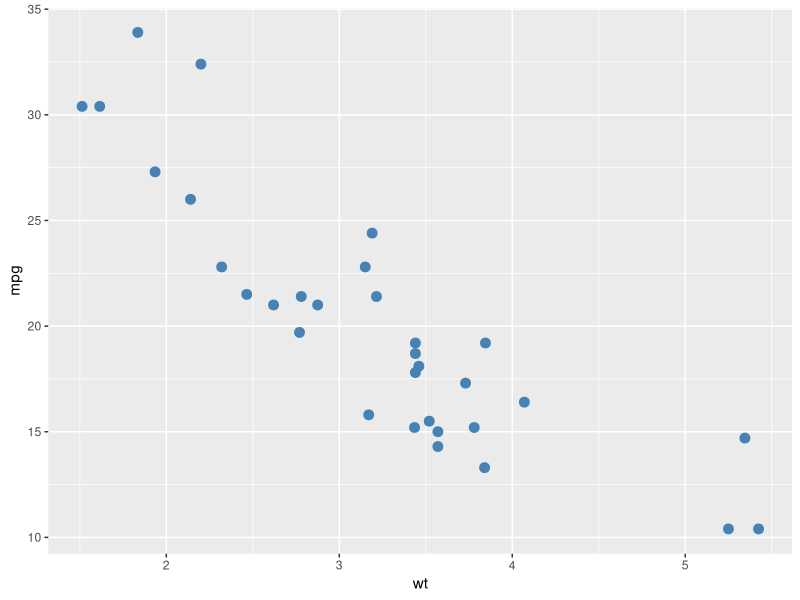
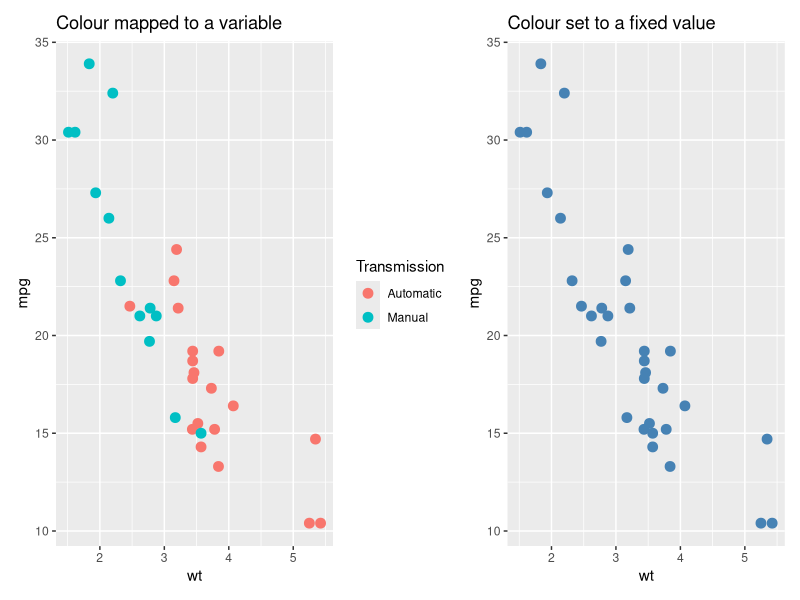
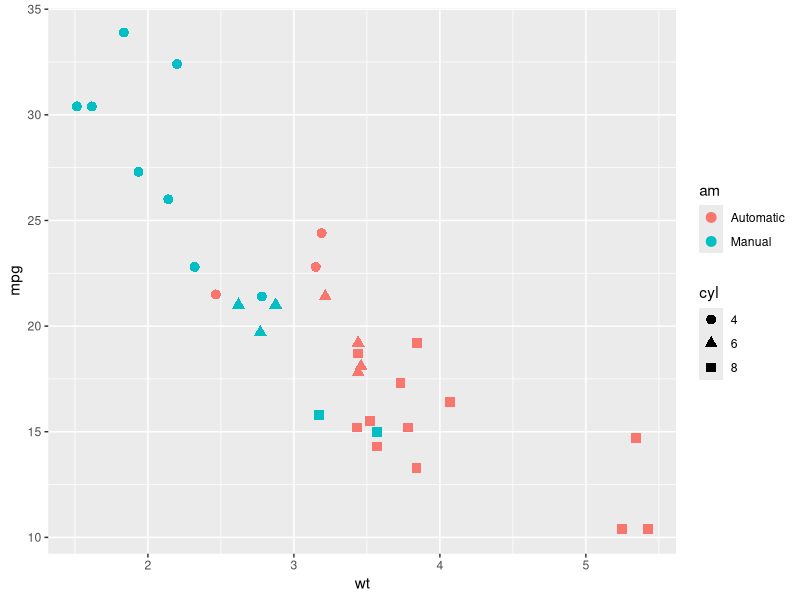
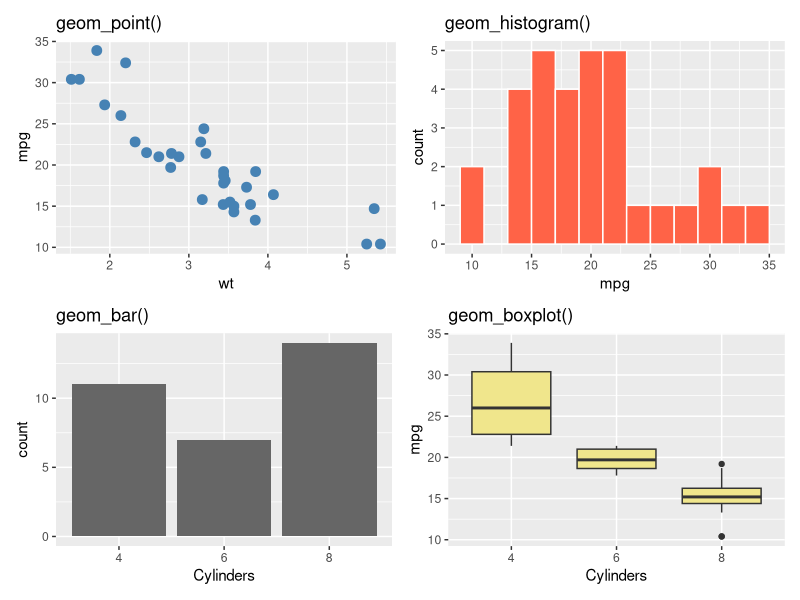
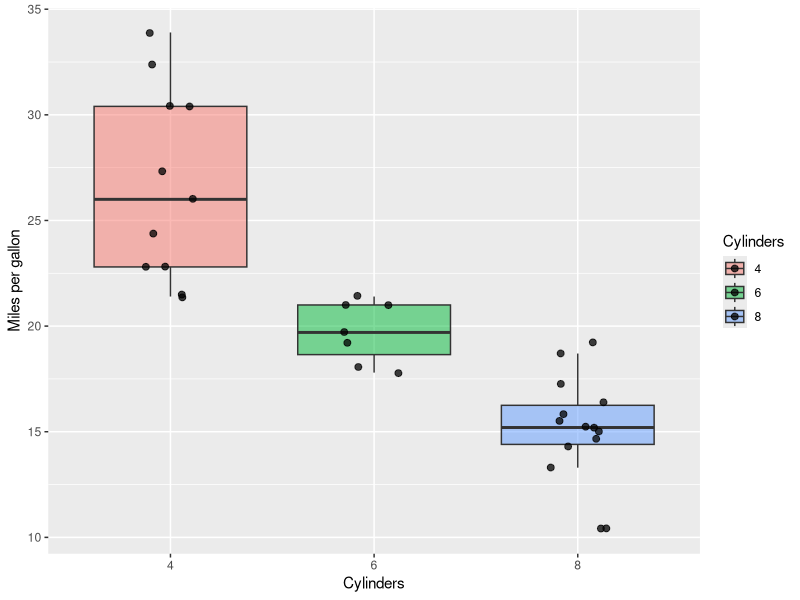
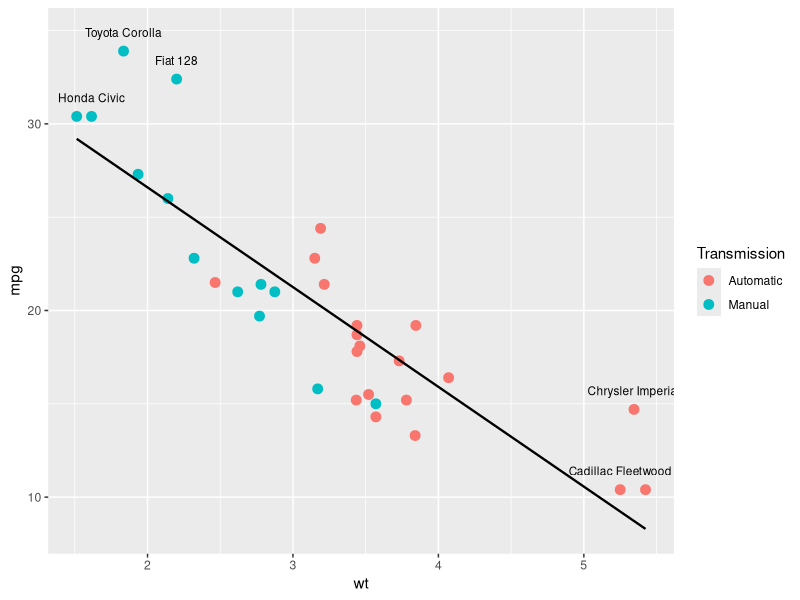
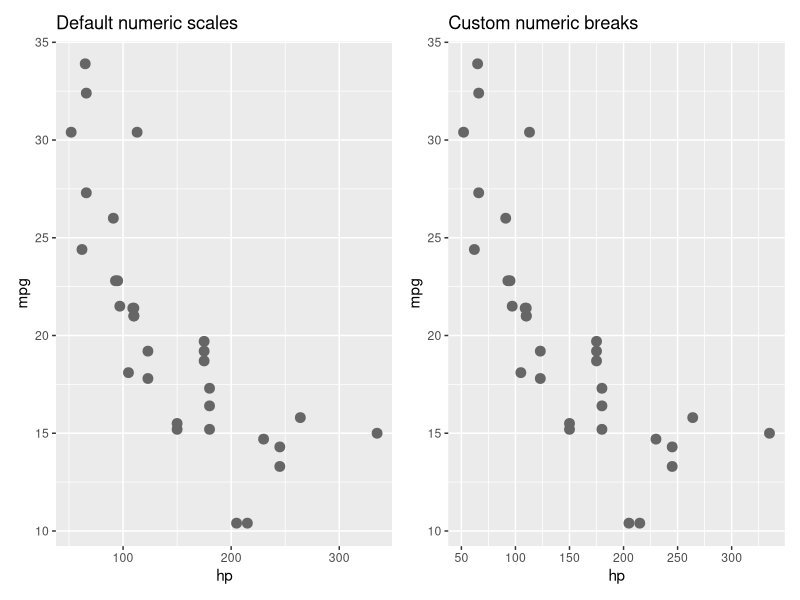
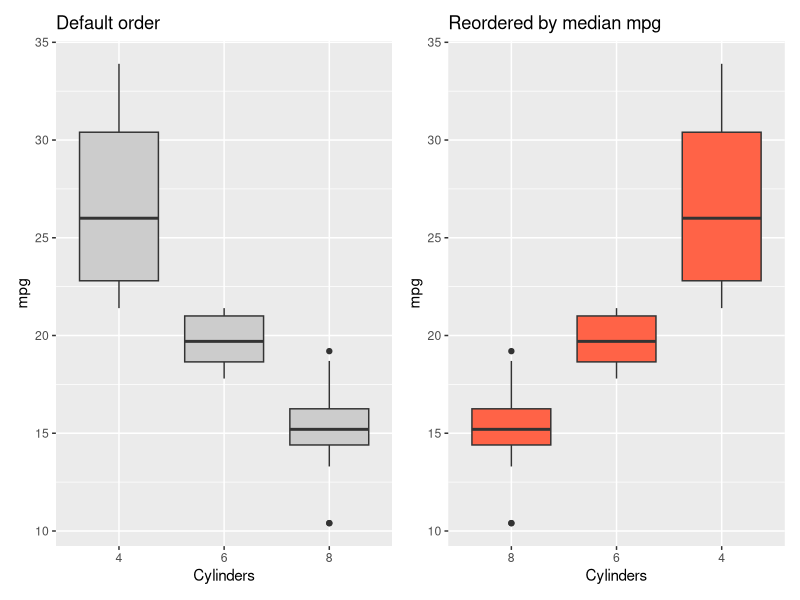

Generate these figures, in order, with R:
## ---- chunk 1
library(knitr)
library(ggplot2)
library(dplyr)
library(patchwork)
library(tibble)

opts_chunk$set(echo = TRUE, message = FALSE, warning = FALSE)

cars <- mtcars %>%
  rownames_to_column(var = "car") %>%
  mutate(
    cyl = factor(cyl),
    gear = factor(gear),
    am = factor(am, levels = c(0, 1), labels = c("Automatic", "Manual"))
  )
## ---- chunk 2
glimpse(cars)
## ---- chunk 3
ggplot(cars, aes(x = wt, y = mpg)) +
  geom_point(size = 3, color = "steelblue")
## ---- chunk 4
mapped_plot <- ggplot(cars, aes(x = wt, y = mpg, color = am)) +
  geom_point(size = 3) +
  labs(title = "Colour mapped to a variable", color = "Transmission")

set_plot <- ggplot(cars, aes(x = wt, y = mpg)) +
  geom_point(size = 3, color = "steelblue") +
  labs(title = "Colour set to a fixed value")

mapped_plot | set_plot
## ---- chunk 5
ggplot(cars, aes(x = wt, y = mpg, color = am, shape = cyl)) +
  geom_point(size = 3)
## ---- chunk 6
# Build the plot here.
## ---- chunk 7
scatter_geom <- ggplot(cars, aes(x = wt, y = mpg)) +
  geom_point(color = "steelblue", size = 3) +
  labs(title = "geom_point()")

hist_geom <- ggplot(cars, aes(x = mpg)) +
  geom_histogram(binwidth = 2, fill = "tomato", color = "white") +
  labs(title = "geom_histogram()")

bar_geom <- ggplot(cars, aes(x = cyl)) +
  geom_bar(fill = "grey40") +
  labs(title = "geom_bar()", x = "Cylinders")

box_geom <- ggplot(cars, aes(x = cyl, y = mpg)) +
  geom_boxplot(fill = "khaki") +
  labs(title = "geom_boxplot()", x = "Cylinders")

(scatter_geom | hist_geom) / (bar_geom | box_geom)
## ---- chunk 8
ggplot(cars, aes(x = cyl, y = mpg, fill = cyl)) +
  geom_boxplot(alpha = 0.5, outlier.shape = NA) +
  geom_jitter(width = 0.15, alpha = 0.75, size = 2) +
  labs(x = "Cylinders", y = "Miles per gallon", fill = "Cylinders")
## ---- chunk 9
ggplot(cars, aes(x = wt, y = mpg)) +
  geom_point(aes(color = am), size = 3) +
  geom_smooth(method = "lm", se = FALSE, color = "black", linewidth = 0.8) +
  geom_text(
    data = cars %>% filter(mpg > 30 | wt > 5),
    aes(label = car),
    check_overlap = TRUE,
    nudge_y = 1,
    size = 3
  ) +
  labs(color = "Transmission")
## ---- chunk 10
# Build the layered plot here.
## ---- chunk 11
numeric_default <- ggplot(cars, aes(x = hp, y = mpg)) +
  geom_point(size = 3, color = "grey40") +
  labs(title = "Default numeric scales")

numeric_scaled <- ggplot(cars, aes(x = hp, y = mpg)) +
  geom_point(size = 3, color = "grey40") +
  scale_x_continuous(breaks = seq(50, 350, by = 50)) +
  scale_y_continuous(breaks = seq(10, 35, by = 5)) +
  labs(title = "Custom numeric breaks")

numeric_default | numeric_scaled
## ---- chunk 12
default_order_plot <- ggplot(cars, aes(x = factor(cyl), y = mpg)) +
  geom_boxplot(fill = "grey80") +
  labs(title = "Default order", x = "Cylinders")

reordered_plot <- ggplot(cars, aes(x = reorder(factor(cyl), mpg, median), y = mpg)) +
  geom_boxplot(fill = "tomato") +
  labs(title = "Reordered by median mpg", x = "Cylinders")

default_order_plot | reordered_plot
## ---- chunk 13
color_scale_plot <- ggplot(cars, aes(x = wt, y = mpg, color = hp)) +
  geom_point(size = 4) +
  scale_color_gradient(low = "skyblue", high = "firebrick") +
  labs(title = "Continuous colour scale", color = "Horsepower")

mean_mpg_by_cyl_gear <- cars %>%
  group_by(cyl, gear) %>%
  summarise(mean_mpg = mean(mpg), .groups = "drop")

fill_scale_plot <- ggplot(mean_mpg_by_cyl_gear, aes(x = cyl, y = gear, fill = mean_mpg)) +
  geom_tile(color = "white", linewidth = 0.8) +
  geom_text(aes(label = round(mean_mpg, 1)), color = "white", fontface = "bold") +
  scale_fill_gradient(low = "khaki1", high = "darkgreen") +
  labs(
    title = "Continuous fill scale",
    x = "Cylinders",
    y = "Gears",
    fill = "Mean mpg"
  )

color_scale_plot | fill_scale_plot
## ---- chunk 14
styled_plot <- ggplot(cars, aes(x = wt, y = mpg, color = am)) +
  geom_point(size = 3) +
  labs(
    title = "Heavier cars tend to have lower fuel efficiency",
    subtitle = "Transmission highlights one part of the pattern in mtcars",
    x = "Weight (1000 lb)",
    y = "Miles per gallon",
    color = "Transmission"
  ) +
  theme_minimal(base_size = 12) +
  theme(legend.position = "top")

styled_plot
## ---- chunk 15
styled_plot +
  coord_cartesian(xlim = c(1.5, 4.5), ylim = c(10, 35)) +
  labs(caption = "Zoomed with coord_cartesian()")
## ---- chunk 16
png_file <- tempfile("mtcars-plot-", fileext = ".png")
pdf_file <- tempfile("mtcars-plot-", fileext = ".pdf")

ggsave(filename = png_file, plot = styled_plot, width = 8, height = 5, dpi = 300)
ggsave(filename = pdf_file, plot = styled_plot, width = 8, height = 5)

png_file
pdf_file
## ---- chunk 17
dashboard_plot <- (styled_plot / (reordered_plot | fill_scale_plot)) +
  plot_annotation(
    title = "Three views of the mtcars dataset",
    subtitle = "Scatter plot, reordered box plot, and summary heatmap",
    caption = "Data source: mtcars"
  ) +
  plot_layout(guides = "collect")

dashboard_plot
## ---- chunk 18
# Build your final figure here.
